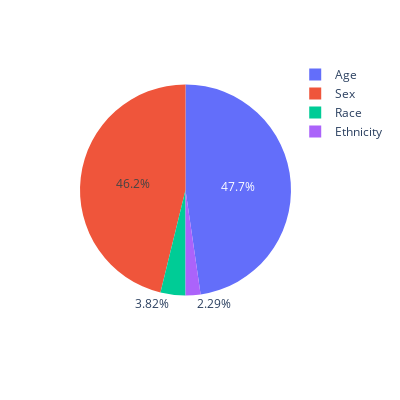

Here is the notebook cell this chart was saved with:
### Code cell
import plotly.express as px

fig = px.pie(count_data, values='Present', names='Variable', width=400, height=400)
fig.show()

### Figure 1 — Plotly figure (JSON) as saved in the notebook; plotly's stock layout.template omitted (floating-point values rounded to 4 significant figures)
{"data": [{"domain": {"x": [0, 1], "y": [0, 1]}, "hovertemplate": "Variable=%{label}<br>Present=%{value}<extra></extra>", "labels": ["Race", "Ethnicity", "Sex", "Age"], "legendgroup": "", "name": "", "showlegend": true, "type": "pie", "values": [10, 6, 121, 125]}], "layout": {"height": 400, "legend": {"tracegroupgap": 0}, "margin": {"t": 60}, "width": 400}}
